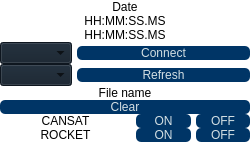
           <widget class="QWidget" name="widget_3" native="true">
            <property name="minimumSize">
             <size>
              <width>250</width>
              <height>0</height>
             </size>
            </property>
            <property name="maximumSize">
             <size>
              <width>250</width>
              <height>16777215</height>
             </size>
            </property>
            <property name="styleSheet">
             <string notr="true">background-color: rgba(255, 255, 255, 0);</string>
            </property>
            <layout class="QGridLayout" name="gridLayout">
             <property name="leftMargin">
              <number>0</number>
             </property>
             <property name="topMargin">
              <number>0</number>
             </property>
             <property name="rightMargin">
              <number>0</number>
             </property>
             <property name="bottomMargin">
              <number>0</number>
             </property>
             <property name="horizontalSpacing">
              <number>5</number>
             </property>
             <property name="verticalSpacing">
              <number>0</number>
             </property>
             <item row="5" column="0">
              <widget class="QComboBox" name="baud_box">
               <property name="styleSheet">
                <string notr="true">background-color: rgb(19, 31, 43);</string>
               </property>
              </widget>
             </item>
             <item row="1" column="0" colspan="4">
              <widget class="QLabel" name="date">
               <property name="minimumSize">
                <size>
                 <width>100</width>
                 <height>0</height>
                </size>
               </property>
               <property name="maximumSize">
                <size>
                 <width>16777215</width>
                 <height>40</height>
                </size>
               </property>
               <property name="text">
                <string>Date</string>
               </property>
               <property name="alignment">
                <set>Qt::AlignCenter</set>
               </property>
              </widget>
             </item>
             <item row="0" column="0" colspan="4">
              <widget class="CompassWidget" name="compass" native="true">
               <property name="maximumSize">
                <size>
                 <width>250</width>
                 <height>250</height>
                </size>
               </property>
              </widget>
             </item>
             <item row="2" column="0" colspan="4">
              <widget class="QLabel" name="Time">
               <property name="minimumSize">
                <size>
                 <width>100</width>
                 <height>0</height>
                </size>
               </property>
               <property name="maximumSize">
                <size>
                 <width>16777215</width>
                 <height>40</height>
                </size>
               </property>
               <property name="text">
                <string>HH:MM:SS.MS</string>
               </property>
               <property name="alignment">
                <set>Qt::AlignCenter</set>
               </property>
              </widget>
             </item>
             <item row="5" column="1" colspan="3">
              <widget class="QPushButton" name="btn_refresh">
               <property name="styleSheet">
                <string notr="true">background-color: rgb(0, 53, 102);
border-radius: 5px;
color: rgb(211, 223, 227);

</string>
               </property>
               <property name="text">
                <string>Refresh</string>
               </property>
              </widget>
             </item>
             <item row="9" column="2">
              <widget class="QPushButton" name="btn_c_on">
               <property name="minimumSize">
                <size>
                 <width>50</width>
                 <height>0</height>
                </size>
               </property>
               <property name="styleSheet">
                <string notr="true">background-color: rgb(0, 53, 102);
border-radius: 5px;
color: rgb(211, 223, 227);

</string>
               </property>
               <property name="text">
                <string>ON</string>
               </property>
              </widget>
             </item>
             <item row="9" column="0" colspan="2">
              <widget class="QLabel" name="t_container">
               <property name="text">
                <string>CANSAT</string>
               </property>
               <property name="alignment">
                <set>Qt::AlignCenter</set>
               </property>
              </widget>
             </item>
             <item row="11" column="0" colspan="2">
              <widget class="QLabel" name="t_rocket">
               <property name="text">
                <string>ROCKET</string>
               </property>
               <property name="alignment">
                <set>Qt::AlignCenter</set>
               </property>
              </widget>
             </item>
             <item row="11" column="2">
              <widget class="QPushButton" name="btn_r_on">
               <property name="minimumSize">
                <size>
                 <width>50</width>
                 <height>0</height>
                </size>
               </property>
               <property name="styleSheet">
                <string notr="true">background-color: rgb(0, 53, 102);
border-radius: 5px;
color: rgb(211, 223, 227);

</string>
               </property>
               <property name="text">
                <string>ON</string>
               </property>
              </widget>
             </item>
             <item row="4" column="0">
              <widget class="QComboBox" name="port_box">
               <property name="styleSheet">
                <string notr="true">background-color: rgb(19, 31, 43);</string>
               </property>
              </widget>
             </item>
             <item row="11" column="3">
              <widget class="QPushButton" name="btn_r_off">
               <property name="minimumSize">
                <size>
                 <width>50</width>
                 <height>0</height>
                </size>
               </property>
               <property name="styleSheet">
                <string notr="true">background-color: rgb(0, 53, 102);
border-radius: 5px;
color: rgb(211, 223, 227);

</string>
               </property>
               <property name="text">
                <string>OFF</string>
               </property>
              </widget>
             </item>
             <item row="7" column="0" colspan="4">
              <widget class="QPushButton" name="btn_clear">
               <property name="styleSheet">
                <string notr="true">background-color: rgb(0, 53, 102);
border-radius: 5px;
color: rgb(211, 223, 227);

</string>
               </property>
               <property name="text">
                <string>Clear</string>
               </property>
              </widget>
             </item>
             <item row="4" column="1" colspan="3">
              <widget class="QPushButton" name="btn_connect">
               <property name="styleSheet">
                <string notr="true">background-color: rgb(0, 53, 102);
border-radius: 5px;
color: rgb(211, 223, 227);

</string>
               </property>
               <property name="text">
                <string>Connect</string>
               </property>
              </widget>
             </item>
             <item row="9" column="3">
              <widget class="QPushButton" name="btn_c_off">
               <property name="minimumSize">
                <size>
                 <width>50</width>
                 <height>0</height>
                </size>
               </property>
               <property name="styleSheet">
                <string notr="true">background-color: rgb(0, 53, 102);
border-radius: 5px;
color: rgb(211, 223, 227);

</string>
               </property>
               <property name="text">
                <string>OFF</string>
               </property>
              </widget>
             </item>
             <item row="3" column="0" colspan="4">
              <widget class="QLabel" name="Elapsed">
               <property name="minimumSize">
                <size>
                 <width>100</width>
                 <height>0</height>
                </size>
               </property>
               <property name="maximumSize">
                <size>
                 <width>16777215</width>
                 <height>40</height>
                </size>
               </property>
               <property name="text">
                <string>HH:MM:SS.MS</string>
               </property>
               <property name="alignment">
                <set>Qt::AlignCenter</set>
               </property>
              </widget>
             </item>
             <item row="6" column="0" colspan="4">
              <widget class="QLabel" name="file_name">
               <property name="minimumSize">
                <size>
                 <width>100</width>
                 <height>0</height>
                </size>
               </property>
               <property name="maximumSize">
                <size>
                 <width>16777215</width>
                 <height>40</height>
                </size>
               </property>
               <property name="text">
                <string>File name</string>
               </property>
               <property name="alignment">
                <set>Qt::AlignCenter</set>
               </property>
              </widget>
             </item>
            </layout>
           </widget>
